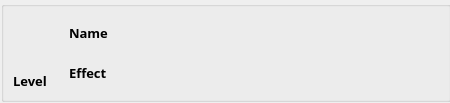
<?xml version="1.0" encoding="UTF-8"?>
<ui version="4.0">
 <class>GemWidget</class>
 <widget class="QWidget" name="GemWidget">
  <property name="geometry">
   <rect>
    <x>0</x>
    <y>0</y>
    <width>450</width>
    <height>100</height>
   </rect>
  </property>
  <property name="minimumSize">
   <size>
    <width>450</width>
    <height>0</height>
   </size>
  </property>
  <property name="maximumSize">
   <size>
    <width>452</width>
    <height>16777215</height>
   </size>
  </property>
  <property name="windowTitle">
   <string>Form</string>
  </property>
  <layout class="QVBoxLayout" name="verticalLayout_3">
   <property name="spacing">
    <number>1</number>
   </property>
   <property name="leftMargin">
    <number>1</number>
   </property>
   <property name="topMargin">
    <number>1</number>
   </property>
   <property name="rightMargin">
    <number>1</number>
   </property>
   <property name="bottomMargin">
    <number>1</number>
   </property>
   <item>
    <widget class="QGroupBox" name="groupGem">
     <property name="minimumSize">
      <size>
       <width>450</width>
       <height>0</height>
      </size>
     </property>
     <property name="maximumSize">
      <size>
       <width>450</width>
       <height>16777215</height>
      </size>
     </property>
     <property name="title">
      <string/>
     </property>
     <layout class="QHBoxLayout" name="horizontalLayout_2">
      <item>
       <layout class="QVBoxLayout" name="verticalLayout">
        <item>
         <widget class="QLabel" name="lbIcon">
          <property name="minimumSize">
           <size>
            <width>50</width>
            <height>50</height>
           </size>
          </property>
          <property name="maximumSize">
           <size>
            <width>50</width>
            <height>50</height>
           </size>
          </property>
          <property name="text">
           <string/>
          </property>
         </widget>
        </item>
        <item>
         <widget class="QLabel" name="lbLevel">
          <property name="minimumSize">
           <size>
            <width>50</width>
            <height>0</height>
           </size>
          </property>
          <property name="maximumSize">
           <size>
            <width>50</width>
            <height>16777215</height>
           </size>
          </property>
          <property name="font">
           <font>
            <family>나눔스퀘어 네오 Bold</family>
            <pointsize>10</pointsize>
            <bold>true</bold>
           </font>
          </property>
          <property name="text">
           <string>Level</string>
          </property>
         </widget>
        </item>
       </layout>
      </item>
      <item>
       <layout class="QVBoxLayout" name="verticalLayout_2">
        <item>
         <widget class="QLabel" name="lbName">
          <property name="font">
           <font>
            <family>나눔스퀘어 네오 Bold</family>
            <pointsize>10</pointsize>
            <bold>true</bold>
           </font>
          </property>
          <property name="text">
           <string>Name</string>
          </property>
         </widget>
        </item>
        <item>
         <widget class="QLabel" name="lbEffect">
          <property name="font">
           <font>
            <family>나눔스퀘어 네오 Bold</family>
            <pointsize>10</pointsize>
            <bold>true</bold>
           </font>
          </property>
          <property name="text">
           <string>Effect</string>
          </property>
         </widget>
        </item>
       </layout>
      </item>
     </layout>
    </widget>
   </item>
  </layout>
 </widget>
 <resources/>
 <connections/>
</ui>
